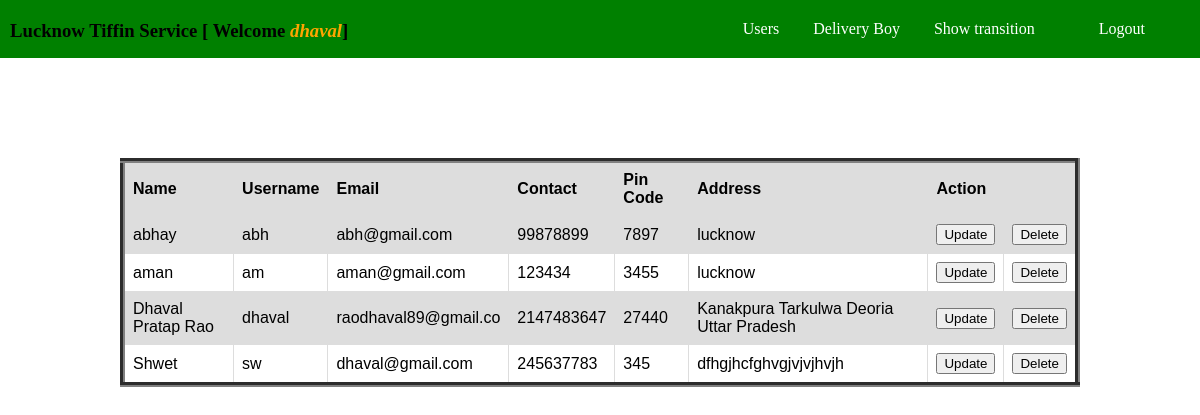
Page /userdetails.php (signed in) on the committed database.
### tables this page shows
CREATE TABLE `cus_reg` (
  `cname` varchar(20) NOT NULL,
  `uname` varchar(20) NOT NULL,
  `email` varchar(20) NOT NULL,
  `phone` int(10) NOT NULL,
  `password` varchar(20) NOT NULL,
  `pincode` int(6) NOT NULL,
  `address` varchar(255) NOT NULL
);

### userdetails.php (the view, shortened to what this page needs)
<?php include 'admin_navigation.php';
  include 'dbcon.php';
?>
<!DOCTYPE html>
<html lang="en">
<head>
</head>
<body >
<div class=""><center>
<table class="" border="5">
	<thead class="thead">
	<tr><th>Name</th><th>Username</th><th>Email</th><th>Contact</th><th>Pin Code</th><th>Address</th><th colspan="2">Action</th>
	</tr>
    </thead>
    <tbody>
        <?php
        $qry="Select * from cus_reg";
        $res=mysqli_query($con,$qry);
        if(!$res){
          die("Query Failed".mysqli_error());
        }
        else{
          while($row=mysqli_fetch_assoc($res)){
        ?>
    <tr><td><?php echo $row['cname']?></td><td><?php echo $row['uname']?></td><td><?php echo $row['email']?></td><td><?php echo $row['phone']?></td><td><?php echo $row['pincode']?></td><td><?php echo $row['address']?></td><td><a href=""><button class="bt">Update</button></a></td><td><a href="admin_user_update.php?id=<?php echo $row['uname'] ?>"><button class="bt">Delete</button></a></td></tr>
    <?php
}
  }
?>
</tbody>
</table>
</center>
</body>
</html>

### admin_navigation.php (style rules this page uses)
* { margin:0; }

### userdetails.php (style rules this page uses)
table { margin-top:100px; font-family: arial, sans-serif; border-collapse: collapse; width: 80%; }
td, th { border: 1px solid #dddddd; text-align: left; padding: 8px; }
tr:nth-child(odd) { background-color: #dddddd; }
.thead { background-color:green; }

### rows in the picture
cus_reg: cname "abhay", uname "abh", email "abh@gmail.com", phone "99878899", pincode "7897", address "lucknow"
cus_reg: cname "aman", uname "am", email "aman@gmail.com", phone "123434", pincode "3455", address "lucknow"
cus_reg: cname "Dhaval Pratap Rao", uname "dhaval", email "raodhaval89@gmail.co", phone "2147483647", pincode "27440", address "Kanakpura Tarkulwa Deoria Uttar Pradesh"
cus_reg: cname "Shwet", uname "sw", email "dhaval@gmail.com", phone "245637783", pincode "345", address "dfhgjhcfghvgjvjvjhvjh"

### other values in the picture
$cname "dhaval"
